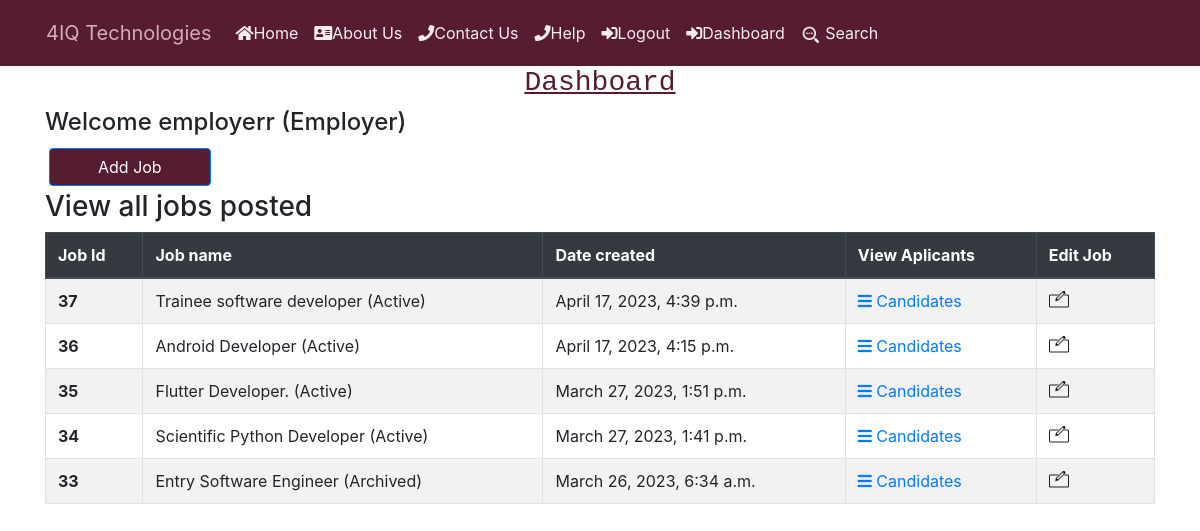
/users/dashboard (signed in), run on the app's committed database.
### users/models.py (models this page shows)
class Userprofile(models.Model):
    user = models.OneToOneField(User, related_name="userprofile", on_delete=models.CASCADE)
    is_employer = models.BooleanField(default=False)

### job/models.py (models this page shows, shortened)
class Job(models.Model):
    COMPUTER_SUPPORT_SPECIALIST = 'Computer Support Specialist'
    HARDWARE_ENGINEER = 'Hardware Engineer'
    COMPUTER_SYSTEM_ANALYST = 'Computer System Analyst'
    SOFTWARE_DEVELOPER = 'Software Developer'
    PROGRAMMER = 'Programmer'
    WEB_DEVELOPER = 'Web Developer'
    NETWORK_ENGINEER = 'Network Engineer'
    SOFTWARE_TESTER = 'Software Tester'
    FRONTEND_DEVELOPER = "Frontend Developer"
    BACKEND_DEVELOPER = "Backend Developer"
    CHOICES_SIZE =   ( (COMPUTER_SUPPORT_SPECIALIST ,'COMPUTER_SUPPORT_SPECIALIST'),
    ( HARDWARE_ENGINEER ,'HARDWARE_ENGINEER'),
    ( COMPUTER_SYSTEM_ANALYST, 'COMPUTER_SYSTEM_ANALYST' ),
    ( SOFTWARE_DEVELOPER, 'SOFTWARE_DEVELOPER'),
    ( PROGRAMMER , 'PROGRAMMER'),
    ( WEB_DEVELOPER,'WEB_DEVELOPER'),
    ( NETWORK_ENGINEER,'NETWORK_ENGINEER'),
    ( SOFTWARE_TESTER,'SOFTWARE_TESTER'),
    (FRONTEND_DEVELOPER,"FRONTEND_DEVELOPER"),
    (BACKEND_DEVELOPER,"BACKEND_DEVELOPER")
    )
    ACTIVE = 'active'
    EMPLOYED = 'employed'
    ARCHIVED = 'archived'
    CHOICES_STATUS = (
        (EMPLOYED,'Employed'),
        (ACTIVE,'Active' ),
        (ARCHIVED,'Archived' )
     )
    title = models.CharField(max_length=200)
    created_at = models.DateTimeField(auto_now_add=True)
    skillset_required = models.TextField(null=True)
    about_job= models.TextField(blank=True, null=True)
    image = models.ImageField(upload_to="covers/",null=True,blank=True)
    experience = models.CharField(max_length=100,null=True)
    salary = models.CharField(max_length=50,null=True)
    deadline = models.CharField(max_length=50,null=True)
    department_name = models.CharField( max_length=30,choices=CHOICES_SIZE)
    created_by = models.ForeignKey(User,
                                   related_name="jobs",
                                   on_delete=models.CASCADE)
    status = models.CharField(max_length=20,choices=CHOICES_STATUS,default='active')
    class Meta:
        ordering = ['-created_at']

### users/views.py (the view)
# urls.py: path("dashboard", views.dashboard, name="dashboard"),
@user_passes_test(lambda user: user.is_authenticated)
def dashboard(request):
   return render ( request,'dashboard.html' ,{'userprofile': request.user.userprofile})

### notification/context_processors.py (called while the page is built)
def notifications(request):
    if request.user.is_authenticated:
        return {
            'notificactions': request.user.notifications.filter(is_read=False)
        }
    else:
        return {'notifications': []}

### users/templates/dashboard.html (shortened to what this page needs)
{% include 'header.html' %}
{% load static %}
{% block content %}
  <div class="container">
    <h3 class="title">
      <center style="text-decoration: underline; color: #561c32 ;font-family: 'Courier New', Courier, monospace;">Dashboard</center>
    </h3>
    {% if userprofile.is_employer %}
<h4 class="subtitle">Welcome  {{userprofile.user}}
  (Employer)
</h4>
<div style="display: flex;">
  <div><a href="{% url 'job:add'  %}">
    <input
    type="submit"
    value="Add Job"
    class="m-1 px-5 btn btn-primary"
    style="background-color: #561c32"
    />
  </div>
</div>
<h3 class="subtitle">View all jobs posted</h3>
<table class="table table table-striped table-bordered">
  <thead class="thead-dark">
    <tr>
      <th scope="col">Job Id</th>
      <th scope="col">Job name</th>
      <th scope="col">Date created</th>
      <th scope="col">View Aplicants</th>
      <th scope="col">Edit Job</th>
    </tr>
  </thead>
  <tbody>
    {% for job in request.user.jobs.all %}
    <tr>
      <th scope="row">   {{ job.id }} </a></th>
      <td>  {{ job.title }} ({{job.get_status_display}})</td>
      <td>  {{ job.created_at }}</td>
      <td><a href="{% url 'view_dashboard_job' job.id%}"><i class="fas fa-bars"></i> Candidates</td>
        <td>
          <a href="{% url 'job:edit' job.id %}">
            <img src="{% static 'edit.png' %}" width= "20" height="20"alt="My Image">
          </a>
    </tr>
    {% empty %}
    <p>You have not posted any jobs yet...</p>
    {% endfor %}
  </tbody>
</table>
{% endif %}
</div>
{% endblock %}

### data on the page
Userprofile: user "employerr"
Job: id "37", title "Trainee software developer", status "Active", created_at "April 17, 2023, 4:39 p.m."
Job: id "36", title "Android Developer", status "Active", created_at "April 17, 2023, 4:15 p.m."
Job: id "35", title "Flutter Developer.", status "Active", created_at "March 27, 2023, 1:51 p.m."
Job: id "34", title "Scientific Python Developer", status "Active", created_at "March 27, 2023, 1:41 p.m."
Job: id "33", title "Entry Software Engineer", status "Archived", created_at "March 26, 2023, 6:34 a.m."
